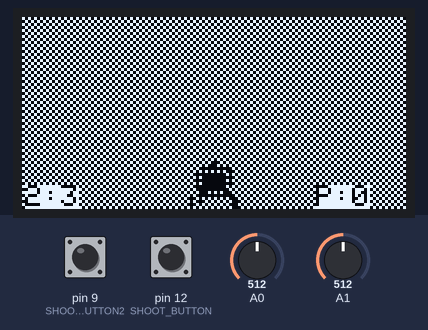
Simulated run of this sketch. Board: Arduino Uno, built with avr-gcc and run on an emulated ATmega328P. On the bench: 128×64 one-colour display. The test bench sets the inputs (shaded band); at power-on: A0 = 512, pin 9 (SHOOT_BUTTON2) HIGH, pin 12 (SHOOT_BUTTON) HIGH, A1 = 512.

Above: at 1.2 s.
1.3 s: A0 set to 210
2.8 s: A0 set to 186
At 4.89 s:
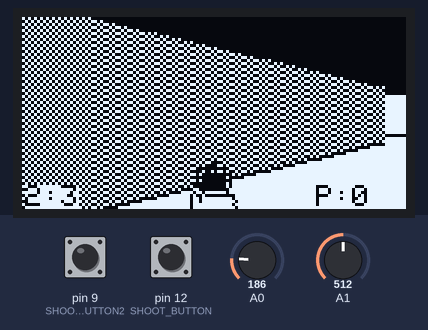
5.8 s: pin 9 (SHOOT_BUTTON2) pulled LOW for 0.15 s
At 6.12 s:
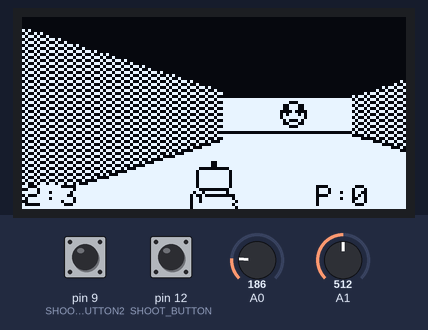
7.5 s: pin 12 (SHOOT_BUTTON) pulled LOW for 1 s
At 8.29 s:
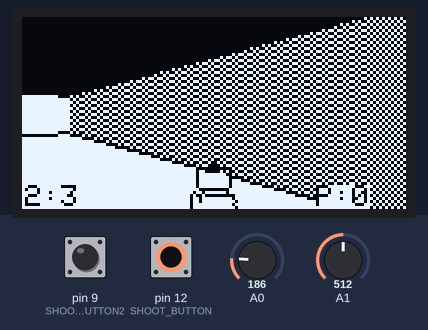
10.1 s: A1 set to 710
At 11.7 s:
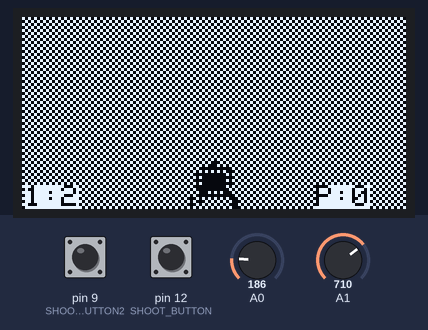
11.9 s: A1 set to 690
At 12.81 s:
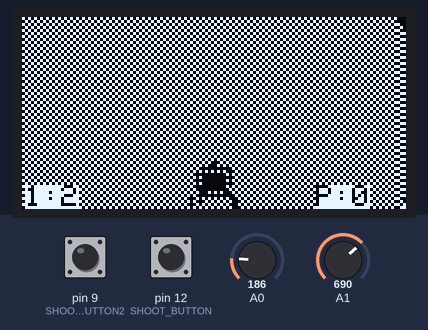
Timing chart, 0 to 14.9 s (numbered marks = the images above; inputs shaded):
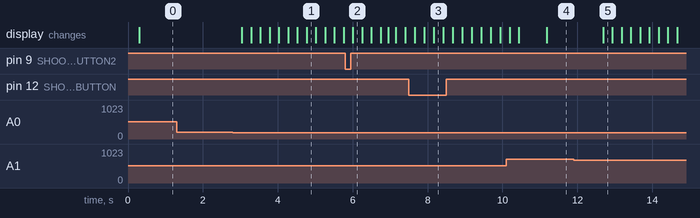

The sketch:

ray-gfx.ino
```cpp
#include <Wire.h>
#include <SPI.h>
#include <Adafruit_GFX.h>
#include <Adafruit_SSD1306.h>
#include <TimerOne.h>
#include "game.h"
#include "gfx_engine.h"

#define D(x) x

#define I2C_ADDRESS 0x3C
#define OLED_RESET 3 //not used but needed by lib
Adafruit_SSD1306 display(OLED_RESET);

void timer_IRQ();
void drawFrame(Enemy *enemy, Player *player);
void resetEnemys(Enemy *enemy);

volatile uint8_t timer_flag = 0;

void setup() {
  D(Serial.begin(9600));

  pinMode(SHOOT_BUTTON, INPUT_PULLUP);
  pinMode(SHOOT_BUTTON2, INPUT_PULLUP);

  Timer1.initialize(50000);
  Timer1.attachInterrupt(timer_IRQ);

  display.begin(SSD1306_SWITCHCAPVCC, I2C_ADDRESS);  // initialize with the I2C addr 0x3C (for the 128x64)
  display.clearDisplay();
  display.display(); //init display
}

void drawFrame(Enemy *enemy, Player *player) {
  display.clearDisplay();
  resetEnemys(enemy);
  doRayCasting(player, enemy);
  drawSprite(player, enemy);
  drawHUD(player);
  if (player->points == NBR_OF_ENEMIES) {
    theEnd();
  }
  display.display();
}

void resetEnemys(Enemy *enemy) {
  for (uint8_t i = 0; i < NBR_OF_ENEMIES; i++) {
    enemy[i].visible = 0;
  }
}

void loop() {
  //New player
  Player player;
  player.x = 2;
  player.y = 3;
  player.dirX = 1;
  player.dirY = 0;
  player.planeX = 0;
  player.planeY = 0.66;
  player.shooting = 0;
  player.points = 0;

  Enemy enemy[NBR_OF_ENEMIES]  {
    {2, 7, 0, 0},
    {6, 3, 0, 0},
    {2, 11, 0, 0},
    {11, 22, 0, 0},
    {21, 17, 0, 0},
    {32, 32, 0, 0}
  };

  while (1) {
    if (timer_flag) {
      movePlayer(&player);
      playerShoot(&player);
      drawFrame(&enemy[0], &player);

      player.shooting = 0;
      timer_flag = 0;
    }
  }
}

void timer_IRQ(){
  timer_flag = 1;
}
```

game.h
```cpp
#ifndef GAME_H
#define GAME_H

/*Game*/
#define ROTSPEED 0.1
#define STEP_SIZE 0.2
#define SHOOT_BUTTON 12
#define SHOOT_BUTTON2 9
#define RIGHT 0
#define LEFT 1

#define NBR_OF_ENEMIES 6

typedef struct Player {
  double x;
  double y;
  double dirX;
  double dirY;
  double planeX;
  double planeY;
  uint8_t shooting;
  uint8_t points;
} Player;

typedef struct enemy {
  int16_t xPos;
  int16_t yPos;
  uint8_t visible;
  uint8_t destroyed;
} Enemy;

void rotatePlayer(Player *player, uint8_t right);
void movePlayer(Player *player);
void disp_player_posistion (Player *player);
void drawSprite(Player *player, Enemy *enemy);
void playerShoot(Player *player);
void theEnd();
#endif /* GAME_H */
```

gfx_engine.h
```cpp
#ifndef GFXENGINE_H
#define GFXENGINE_H

void doRayCasting(Player *player, Enemy *enemy);
void drawWallLine(uint8_t x, uint8_t h, uint8_t side);
void drawLine(int16_t x, int16_t y0, int16_t y1);
void drawShadedLine(int16_t x, int16_t y0, int16_t y1);

/*gfx engine*/
#define CAMERA_HEIGHT	32
#define DISP_WIDTH	128
#define DISP_HEIGHT	64
#define VIEW_RANGE 8
#endif /* GFXENGINE_H_H */
```

gfx_engine.ino
```cpp
#include "gfx_engine.h"
#include "game.h"
#include <Adafruit_GFX.h>
#include <Adafruit_SSD1306.h>

void drawLine(int16_t x, int16_t y0, int16_t y1) {
  while (y0>=y1) {
    display.drawPixel(x, y0, WHITE);
    y0--;
  }
}

void drawShadedLine(int16_t x, int16_t y0, int16_t y1) {
  uint16_t color = BLACK;
  uint8_t i = x%2;
  for (; y0>=y1; y0--) {
    i ? i=0:i=1;
    i ? color=WHITE:color=BLACK;
    display.drawPixel(x, y0, color);
  }
}

void drawWallLine(uint8_t x, uint8_t h, uint8_t side) {
  uint8_t drawStart = CAMERA_HEIGHT + (h >> 1);
  uint8_t drawEnd = CAMERA_HEIGHT - (h >> 1);
  if (drawStart < 0) {
    drawStart = 0;
  }
  if (drawEnd > DISP_HEIGHT) {
    drawEnd = DISP_HEIGHT;
  }
  if (side){
    drawLine(x, drawStart , drawEnd);
  } else {
    drawShadedLine(x, drawStart , drawEnd); //add shade to y-axis wall to give better contrast
  }
  drawFloorLine(x, drawStart);
}

void drawFloorLine(uint8_t x, uint8_t drawEnd) {
  drawLine(x, DISP_HEIGHT ,drawEnd + 2);
}

void doRayCasting(Player *player, Enemy *enemy) {
  for (uint8_t x = 0; x < DISP_WIDTH; x++) {
    //calculate ray position and direction
    double cameraX = 2 * x / (double)(DISP_WIDTH) - 1; //x-coordinate in camera space from -1 to 1
    double rayDirX = player->dirX + player->planeX * cameraX;
    double rayDirY = player->dirY + player->planeY * cameraX;
    // D(Serial.print("\nrayDirtX,y: "));
    // D(Serial.print(rayDirX, 3));
    // D(Serial.print(",  "));
    // D(Serial.println(rayDirY, 3));
    int mapX = (int)player->x;
    int mapY = (int)player->y;
    double deltaDistX = 0;
    double deltaDistY = 0;

    //length of ray from current position to next x or y-side
    double sideDistX = 0;
    double sideDistY = 0;

    // perpendicular distance to wall
    double perpWallDist = 0;

    //length of ray from one x or y-side to next x or y-side
    if (rayDirX != 0) {
      deltaDistX = sqrt(1 + (rayDirY * rayDirY) / (rayDirX * rayDirX));
    } else {
      deltaDistX = 99999;
    }

    if (rayDirY != 0) {
      deltaDistY = sqrt(1 + (rayDirX * rayDirX) / (rayDirY * rayDirY));
    } else {
      deltaDistY = 99999;
    }


    //what direction to step in x or y-direction (either +1 or -1)
    int stepX = 0;
    int stepY = 0;

    uint8_t hit = 0; //was there a wall hit?
    uint8_t side = 0; //was a NS or a EW wall hit?

    //calculate step and initial sideDist
    if (rayDirX < 0) {
      stepX = -1;
      sideDistX = (player->x - mapX) * deltaDistX;
    } else {
      stepX = 1;
      sideDistX = (mapX + 1.0 - player->x) * deltaDistX;
    }

    if (rayDirY < 0) {
      stepY = -1;
      sideDistY = (player->y - mapY) * deltaDistY;
    } else {
      stepY = 1;
      sideDistY = (mapY + 1 - player->y) * deltaDistY;
    }

    //DDA
    while (!hit) {
      if (sideDistX < sideDistY) {
        sideDistX += deltaDistX;
        mapX += stepX;
        side = 0;
      } else {
        sideDistY += deltaDistY;
        mapY += stepY;
        side = 1;
      }
      uint8_t mapData = pgm_read_byte(&level_map[mapY][mapX]);
      for (uint8_t i = 0; i < NBR_OF_ENEMIES; i++){
        if (!enemy[i].destroyed && enemy[i].xPos == mapX && enemy[i].yPos == mapY){
          enemy[i].visible = 1;
        }
      }
      // Check if ray has hit a wall
      mapData == 1 ? hit = 1 : hit = 0;

    }
    // D(Serial.print("map: "));
    // D(Serial.print(mapY));
    // D(Serial.print(", "));
    // D(Serial.print(mapX));
    // D(Serial.print(" - "));
    // D(Serial.println(level_map[mapY][mapX]));

    // Calculate distance to point of impact
    if (side == 0) {
      perpWallDist = sqrt(((mapX - player->x + (1 - stepX) / 2) / rayDirX) * ((mapX - player->x + (1 - stepX) / 2) / rayDirX));
    }
    else {
      perpWallDist = sqrt(((mapY - player->y + (1 - stepY) / 2) / rayDirY) * ((mapY - player->y + (1 - stepY) / 2) / rayDirY));
    }

    // D(Serial.print("\nperpWallDist: "));
    // D(Serial.println(perpWallDist, 3));

    uint8_t lineHeight;
    if (perpWallDist >= 1) { //values under 1 makes screen glitch
      lineHeight = abs((int)(DISP_HEIGHT / perpWallDist));
    }
    else {
      lineHeight = DISP_HEIGHT;
    }

    if (lineHeight >= 1) {
      drawWallLine(x, lineHeight, side);
    }
  }
}
```

Source omitted: game.ino (data table, 8410 bytes)

Measured:
- the behaviour switches between 200 and 199 on A0 (found by bisection; images 0 and 1)
- after the input at 1.3 s, every drawn part: stays the same
- after the input at 2.8 s, the display: first changes after 0.24 s (image 1 shows a later state)
- after the input at 5.8 s, the display: changes after 0.20 s (image 2)
- after the input at 7.5 s, the display: first differs from a run without the input after 0.41 s (image 3 shows a later state)
